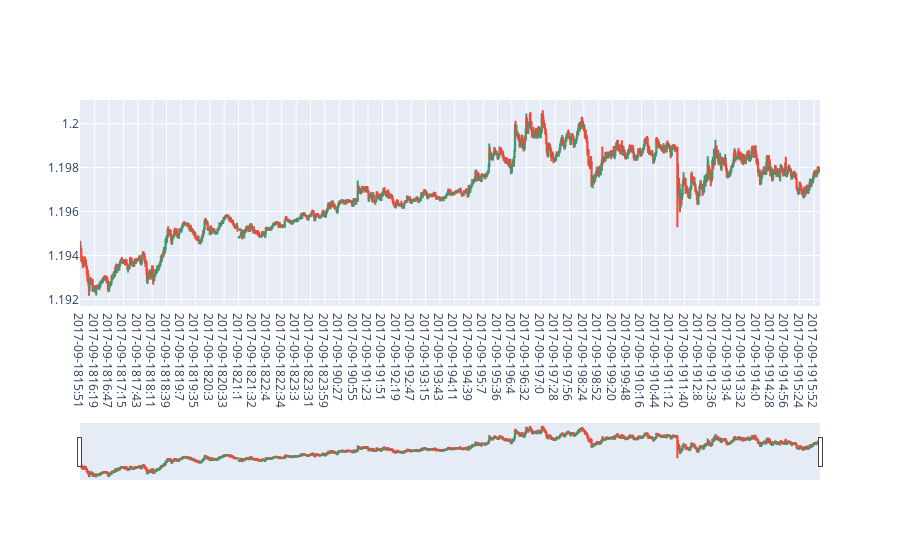

Write notebook code for a chart like this one.
### Code cell
fig.show()

### Figure 1 — Plotly figure (JSON) as saved in the notebook; plotly's stock layout.template omitted (floating-point values rounded to 4 significant figures; data arrays with more than 128 entries replaced by an {"elided": "..."} marker saying what was removed)
{"data": [{"close": {"elided": "1440 float values"}, "high": {"elided": "1440 float values"}, "low": {"elided": "1440 float values"}, "open": {"elided": "1440 float values"}, "type": "candlestick", "x": {"elided": "1440 str values"}}], "layout": {}}
